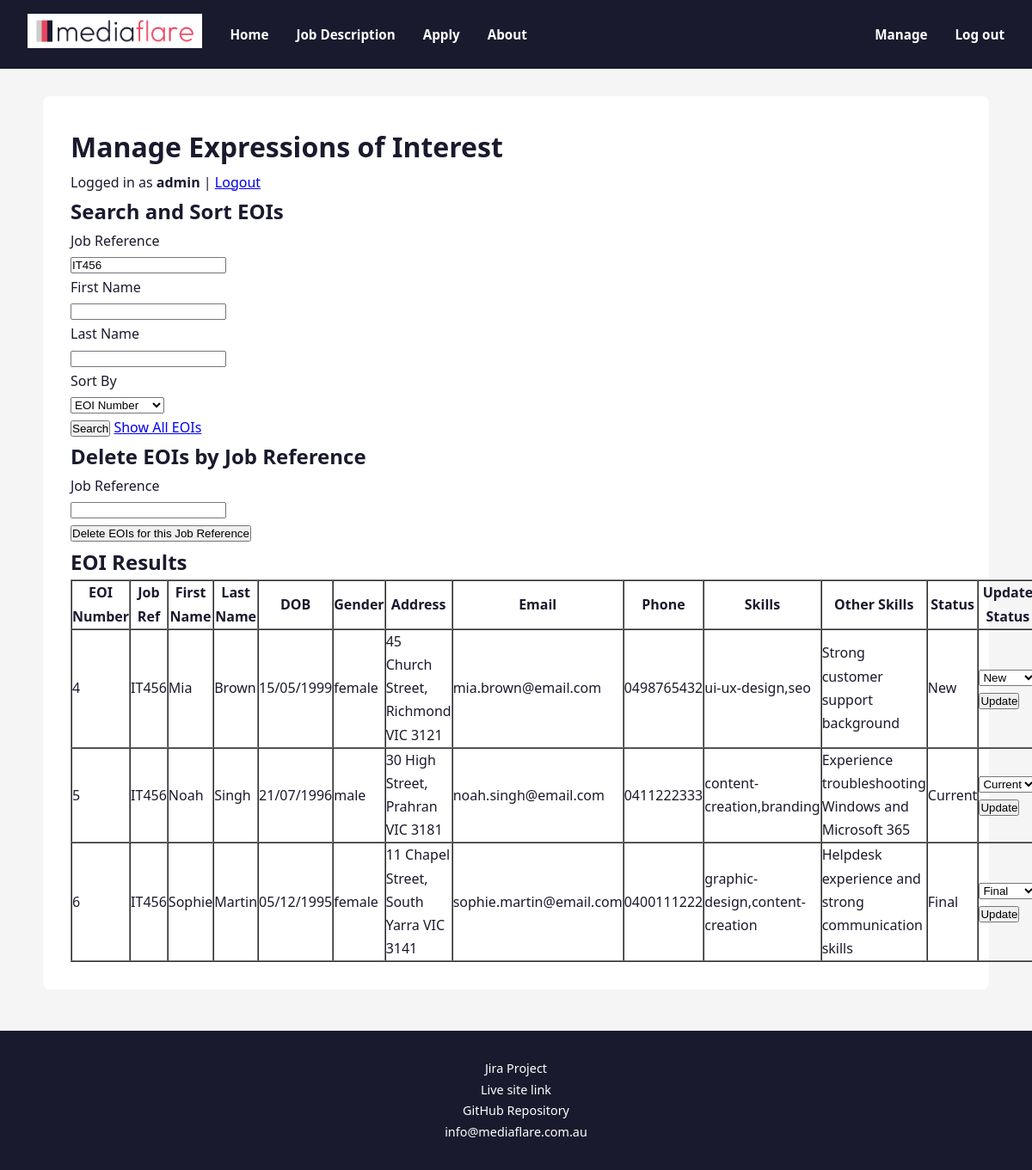
The page /manage.php?job_reference=IT456 (signed in) on the database its author committed.
### tables this page shows
CREATE TABLE `eoi` (
  `EOInumber` int(11) NOT NULL,
  `job_reference` varchar(5) NOT NULL,
  `first_name` varchar(20) NOT NULL,
  `last_name` varchar(20) NOT NULL,
  `date_of_birth` varchar(10) NOT NULL,
  `gender` enum('male','female','prefer-not-to-say') NOT NULL,
  `street_address` varchar(40) NOT NULL,
  `suburb` varchar(40) NOT NULL,
  `state` enum('VIC','NSW','QLD','NT','WA','SA','TAS','ACT') NOT NULL,
  `postcode` char(4) NOT NULL,
  `email` varchar(255) NOT NULL,
  `phone` varchar(12) NOT NULL,
  `skills` varchar(255) NOT NULL,
  `other_skills` text DEFAULT NULL,
  `status` enum('New','Current','Final') NOT NULL DEFAULT 'New'
);

### manage.php (the view, shortened to what this page needs)
<?php
require_once 'settings.php';
$conn = new mysqli($host, $username, $password, $dbname);
function clean_output($value) {
    return htmlspecialchars($value ?? '', ENT_QUOTES, 'UTF-8');
}
$create_eoi_table = "
CREATE TABLE IF NOT EXISTS `eoi` (
  `EOInumber` int(11) NOT NULL AUTO_INCREMENT,
  `job_reference` varchar(5) NOT NULL,
  `first_name` varchar(20) NOT NULL,
  `last_name` varchar(20) NOT NULL,
  `date_of_birth` varchar(10) NOT NULL,
  `gender` enum('male','female','prefer-not-to-say') NOT NULL,
  `street_address` varchar(40) NOT NULL,
  `suburb` varchar(40) NOT NULL,
  `state` enum('VIC','NSW','QLD','NT','WA','SA','TAS','ACT') NOT NULL,
  `postcode` char(4) NOT NULL,
  `email` varchar(100) NOT NULL,
  `phone` varchar(12) NOT NULL,
  `skills` text NOT NULL,
  `other_skills` text,
  `status` enum('New','Current','Final') NOT NULL DEFAULT 'New',
  PRIMARY KEY (`EOInumber`)
) ENGINE=InnoDB DEFAULT CHARSET=utf8mb4;
";
$conn->query($create_eoi_table);
$allowed_sort_fields = [
    'EOInumber' => 'EOInumber',
    'job_reference' => 'job_reference',
    'first_name' => 'first_name',
    'last_name' => 'last_name',
    'status' => 'status'
];
$sort = $_GET['sort'] ?? 'EOInumber';
$sort_sql = $allowed_sort_fields[$sort];
$search_job_reference = trim($_GET['job_reference'] ?? '');
$search_first_name = trim($_GET['first_name'] ?? '');
$search_last_name = trim($_GET['last_name'] ?? '');
$where = [];
$params = [];
$types = "";
if ($search_job_reference !== '') {
    $where[] = "job_reference = ?";
    $params[] = $search_job_reference;
    $types .= "s";
}
$sql = "SELECT * FROM eoi";
if (count($where) > 0) {
    $sql .= " WHERE " . implode(" AND ", $where);
}
$sql .= " ORDER BY $sort_sql";
$stmt = $conn->prepare($sql);
if (count($params) > 0) {
    $stmt->bind_param($types, ...$params);
}
$stmt->execute();
$result = $stmt->get_result();
include "header.inc";
include "nav.inc";
?>
<main class="section-container">
    <h1>Manage Expressions of Interest</h1>
    <p>
        Logged in as <strong><?php echo clean_output($_SESSION['username'] ?? 'Manager'); ?></strong>
        | <a href="logout.php">Logout</a>
    </p>
    <section>
        <h2>Search and Sort EOIs</h2>
        <form action="manage.php" method="get" novalidate>
            <p>
                <label for="job_reference">Job Reference</label><br>
                <input type="text" id="job_reference" name="job_reference"
                       value="<?php echo clean_output($search_job_reference); ?>">
            </p>
            <p>
                <label for="first_name">First Name</label><br>
                <input type="text" id="first_name" name="first_name"
                       value="<?php echo clean_output($search_first_name); ?>">
            </p>
            <p>
                <label for="last_name">Last Name</label><br>
                <input type="text" id="last_name" name="last_name"
                       value="<?php echo clean_output($search_last_name); ?>">
            </p>
            <p>
                <label for="sort">Sort By</label><br>
                <select id="sort" name="sort">
                    <option value="EOInumber" <?php if ($sort === 'EOInumber') echo 'selected'; ?>>EOI Number</option>
                </select>
            </p>
            <p>
                <input type="submit" value="Search">
                <a href="manage.php">Show All EOIs</a>
            </p>
        </form>
    </section>
    <section>
        <h2>Delete EOIs by Job Reference</h2>
        <form action="manage.php" method="post" novalidate>
            <p>
                <label for="delete_job_reference">Job Reference</label><br>
                <input type="text" id="delete_job_reference" name="delete_job_reference">
            </p>
            <p>
                <input type="submit" value="Delete EOIs for this Job Reference">
            </p>
        </form>
    </section>
    <section>
        <h2>EOI Results</h2>
        <?php if ($result && $result->num_rows > 0): ?>
            <table border="1" cellpadding="6" cellspacing="0">
                <thead>
                    <tr>
                        <th>EOI Number</th>
                        <th>Job Ref</th>
                        <th>First Name</th>
                        <th>Last Name</th>
                        <th>DOB</th>
                        <th>Gender</th>
                        <th>Address</th>
                        <th>Email</th>
                        <th>Phone</th>
                        <th>Skills</th>
                        <th>Other Skills</th>
                        <th>Status</th>
                        <th>Update Status</th>
                    </tr>
                </thead>
                <tbody>
                    <?php while ($row = $result->fetch_assoc()): ?>
                        <tr>
                            <td><?php echo clean_output($row['EOInumber']); ?></td>
                            <td><?php echo clean_output($row['job_reference']); ?></td>
                            <td><?php echo clean_output($row['first_name']); ?></td>
                            <td><?php echo clean_output($row['last_name']); ?></td>
                            <td><?php echo clean_output($row['date_of_birth']); ?></td>
                            <td><?php echo clean_output($row['gender']); ?></td>
                            <td>
                                <?php
                                echo clean_output(
                                    $row['street_address'] . ', ' .
                                    $row['suburb'] . ' ' .
                                    $row['state'] . ' ' .
                                    $row['postcode']
                                );
                                ?>
                            </td>
                            <td><?php echo clean_output($row['email']); ?></td>
                            <td><?php echo clean_output($row['phone']); ?></td>
                            <td><?php echo clean_output($row['skills']); ?></td>
                            <td><?php echo clean_output($row['other_skills']); ?></td>
                            <td><?php echo clean_output($row['status']); ?></td>
                            <td>
                                <form action="manage.php" method="post" novalidate>
                                    <select name="status">
                                        <option value="New" <?php if ($row['status'] === 'New') echo 'selected'; ?>>New</option>
                                        <option value="Current" <?php if ($row['status'] === 'Current') echo 'selected'; ?>>Current</option>
                                        <option value="Final" <?php if ($row['status'] === 'Final') echo 'selected'; ?>>Final</option>
                                    </select>
                                    <input type="submit" value="Update">
                                </form>
                            </td>
                        </tr>
                    <?php endwhile; ?>
                </tbody>
            </table>
        <?php else: ?>
            <p>No EOI records found.</p>
        <?php endif; ?>
    </section>
</main>
<?php
include "footer.inc";
?>

### styles/style.css (style rules this page uses)
* { margin: 0; padding: 0; box-sizing: border-box; }
body { font-family: 'Segoe UI', sans-serif; background-color: #f5f5f5; color: #1a1a2e; line-height: 1.7; }
.section-container { max-width: 1100px; margin: 2rem auto; padding: 2rem; background-color: #ffffff; border-radius: 8px; }

### rows shown on the page
eoi: EOInumber "4", job_reference "IT456", first_name "Mia", last_name "Brown", date_of_birth "15/05/1999", gender "female", street_address+suburb+state "45 Church Street, Richmond VIC 3121", email "mia.brown@email.com", phone "0498765432", skills "ui-ux-design,seo", other_skills "Strong customer support background", status "New"
eoi: EOInumber "5", job_reference "IT456", first_name "Noah", last_name "Singh", date_of_birth "21/07/1996", gender "male", street_address+suburb+state "30 High Street, Prahran VIC 3181", email "noah.singh@email.com", phone "0411222333", skills "content-creation,branding", other_skills "Experience troubleshooting Windows and Microsoft 365", status "Current"
eoi: EOInumber "6", job_reference "IT456", first_name "Sophie", last_name "Martin", date_of_birth "05/12/1995", gender "female", street_address+suburb+state "11 Chapel Street, South Yarra VIC 3141", email "sophie.martin@email.com", phone "0400111222", skills "graphic-design,content-creation", other_skills "Helpdesk experience and strong communication skills", status "Final"

### other values the page prints
clean_output($_SESSION['username'] ?? 'Manager') "admin"
